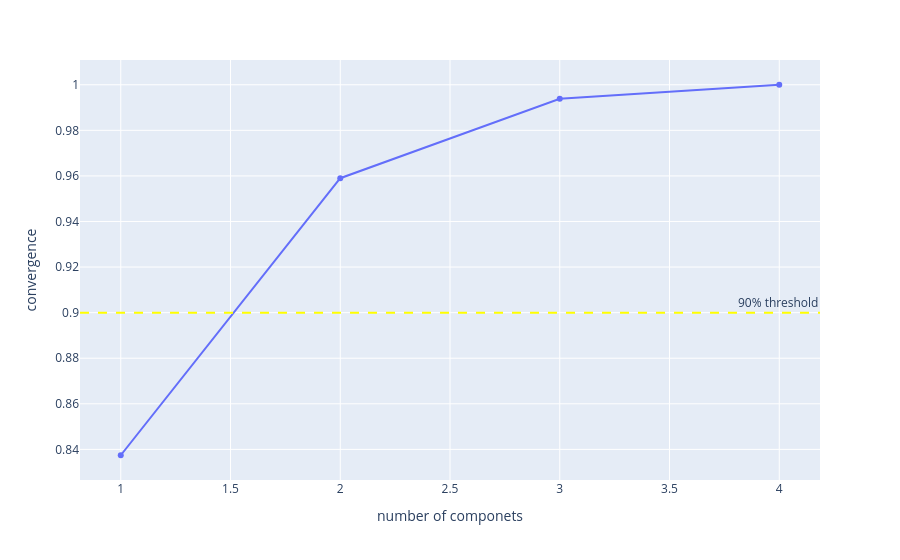

The cell this chart's notebook holds for it:
### Code cell
fig = px.line(
    x = range(1,len(pca.explained_variance_ratio_)+1),
    y = pca.explained_variance_ratio_.cumsum(),
    markers = True,
    labels = {'x': 'number of componets','y':'convergence'}
)
fig.add_hline(line_dash='dash',y=0.90,line_color='yellow',annotation_text='90% threshold')
fig.show()

### Figure 1 — Plotly figure (JSON) as saved in the notebook; plotly's stock layout.template omitted (floating-point values rounded to 4 significant figures)
{"data": [{"hovertemplate": "number of componets=%{x}<br>convergence=%{y}<extra></extra>", "legendgroup": "", "line": {"color": "#636efa", "dash": "solid"}, "marker": {"symbol": "circle"}, "mode": "lines+markers", "name": "", "orientation": "v", "showlegend": false, "type": "scatter", "x": [1, 2, 3, 4], "xaxis": "x", "y": [0.8374, 0.959, 0.9939, 1.0], "yaxis": "y"}], "layout": {"annotations": [{"showarrow": false, "text": "90% threshold", "x": 1, "xanchor": "right", "xref": "x domain", "y": 0.9, "yanchor": "bottom", "yref": "y"}], "legend": {"tracegroupgap": 0}, "margin": {"t": 60}, "shapes": [{"line": {"color": "yellow", "dash": "dash"}, "type": "line", "x0": 0, "x1": 1, "xref": "x domain", "y0": 0.9, "y1": 0.9, "yref": "y"}], "xaxis": {"anchor": "y", "domain": [0, 1], "title": {"text": "number of componets"}}, "yaxis": {"anchor": "x", "domain": [0, 1], "title": {"text": "convergence"}}}}
